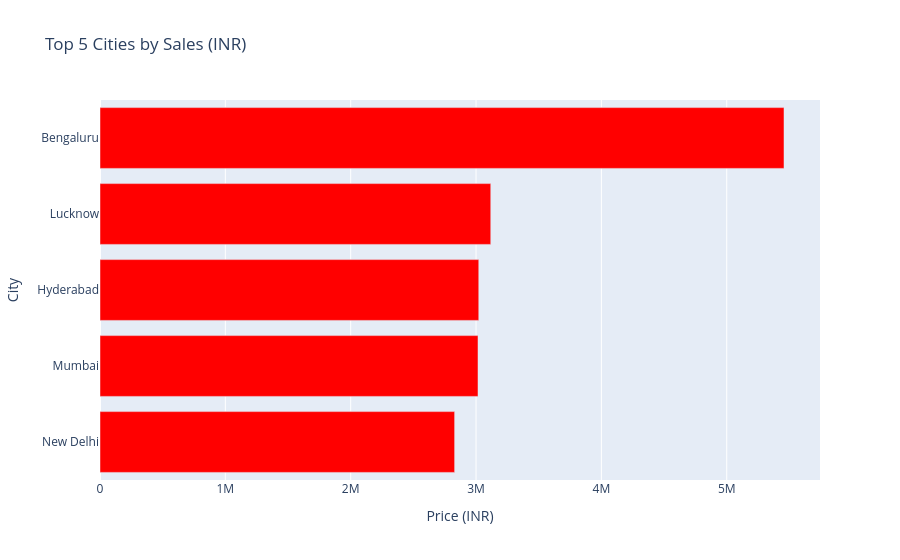

The code cell stored with this chart in its notebook:
### Markdown cell above
# Top 5 Cities by Sales

### Code cell
top_5_cities = (
    df.groupby('City')['Price (INR)']
        .sum()
        .nlargest(5)
        .sort_values()
    .reset_index()
)

fig = px.bar(
    top_5_cities,
    x='Price (INR)',
    y='City',
    orientation="h",
    title="Top 5 Cities by Sales (INR)",
    color_discrete_sequence=["red"]
)

fig.show()

### Figure 1 — Plotly figure (JSON) as saved in the notebook; plotly's stock layout.template omitted (floating-point values rounded to 4 significant figures)
{"data": [{"hovertemplate": "Price (INR)=%{x}<br>City=%{y}<extra></extra>", "legendgroup": "", "marker": {"color": "red", "pattern": {"shape": ""}}, "name": "", "orientation": "h", "showlegend": false, "textposition": "auto", "type": "bar", "x": [2829000.0, 3016000.0, 3022000.0, 3117000.0, 5457000.0], "xaxis": "x", "y": ["New Delhi", "Mumbai", "Hyderabad", "Lucknow", "Bengaluru"], "yaxis": "y"}], "layout": {"barmode": "relative", "legend": {"tracegroupgap": 0}, "title": {"text": "Top 5 Cities by Sales (INR)"}, "xaxis": {"anchor": "y", "domain": [0, 1], "title": {"text": "Price (INR)"}}, "yaxis": {"anchor": "x", "domain": [0, 1], "title": {"text": "City"}}}}
